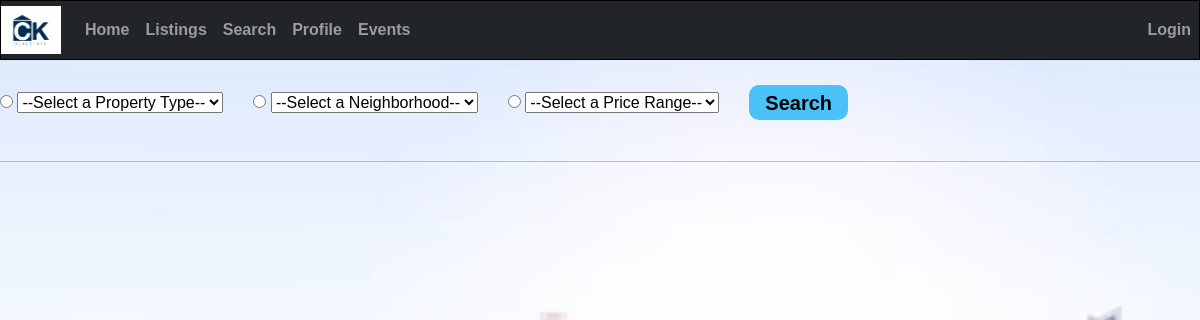
/search/, run on an earlier commit of the app's database.
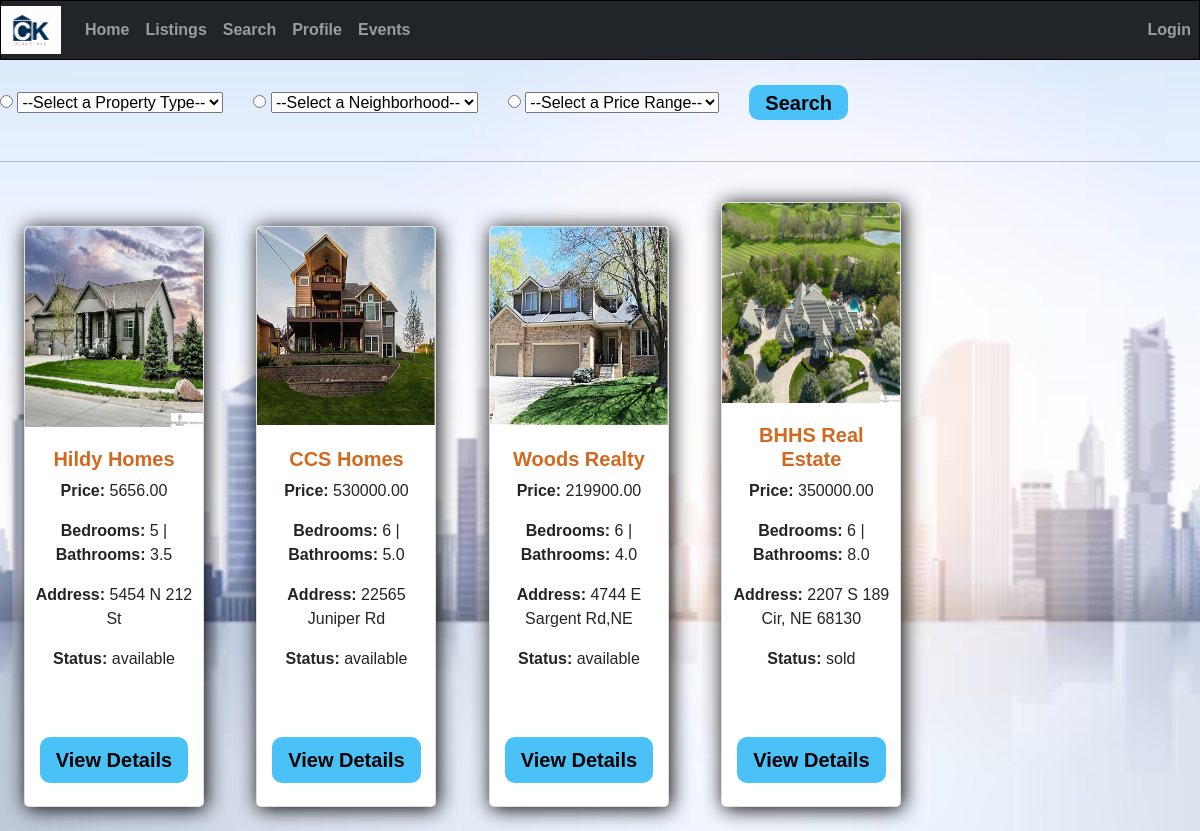
And on a later commit of the database.
### home/models.py (models this page shows, shortened)
class Property(models.Model):
    STATUS_CHOICES =(
        ('available', 'AVAILABLE'),
        ('pending', 'PENDING'),
        ('sold', 'SOLD'),
    )
    PROPERTY_CHOICES = (
        (True, 'Yes'),
        (False, 'No')
    )
    id = models.AutoField(primary_key=True)
    name = models.CharField(max_length=50)
    status = models.CharField(max_length=20, choices=STATUS_CHOICES, default='none')
    description = models.CharField(max_length=255)
    address = models.CharField(max_length=255)
    bedrooms = models.IntegerField()
    bathrooms = models.DecimalField(max_digits=3, decimal_places=1)
    square_feet = models.IntegerField()
    price = models.DecimalField(max_digits=10, decimal_places=2)
    featured_property = models.BooleanField(choices=PROPERTY_CHOICES, default='False')
    flag = models.BooleanField(default=True)
    property_image_main = models.ImageField(upload_to='media/property_images/%Y/%m/%d/', blank=True)
    property_image_1 = models.ImageField(upload_to='media/property_images/%Y/%m/%d/', blank=True)
    property_image_2 = models.ImageField(upload_to='media/property_images/%Y/%m/%d/', blank=True)
    property_image_3 = models.ImageField(upload_to='media/property_images/%Y/%m/%d/', blank=True)
    property_type = models.ForeignKey(PropertyType, on_delete=models.SET_NULL, null=True)
    property_neighborhood = models.ForeignKey(PropertyNeighborhood, on_delete=models.SET_NULL, null=True)
    property_type_price_range = models.ForeignKey(PropertyPricerange, on_delete=models.SET_NULL, null=True)

### home/views.py (the view)
# urls.py: path('search/', views.property_search, name='property_search'),
def property_search(request):
    property_types = PropertyType.objects.all()
    neighborhoods = PropertyNeighborhood.objects.all()
    price_ranges = PropertyPricerange.objects.all()
    properties = Property.objects.filter(flag=True)
    searched_property = request.GET.get('property_type')
    searched_neighbourhood = request.GET.get('property_neighborhood')
    searched_pricerange = request.GET.get('property_price_range')
    if request.GET.get('property_type'):
        properties = properties.filter(property_type=request.GET.get('property_type'))
        Search.objects.create(date=timezone.now(), property_type_id=request.GET.get('property_type'))
    elif request.GET.get('property_neighborhood'):
        properties = properties.filter(property_neighborhood=request.GET.get('property_neighborhood'))
        Search.objects.create(date=timezone.now(), property_neighborhood_id=request.GET.get('property_neighborhood'))
    elif request.GET.get('property_price_range'):
        properties = properties.filter(property_type_price_range=request.GET.get('property_price_range'))
        Search.objects.create(date=timezone.now(), property_type_price_range_id=request.GET.get('property_price_range'))
    context = {
        'property_types': property_types,
        'neighborhoods': neighborhoods,
        'price_ranges': price_ranges,
        'properties': properties,
        'searched_property': searched_property,
        'searched_neighbourhood': searched_neighbourhood,
        'searched_pricerange': searched_pricerange,
    }
    return render(request, 'search.html', context)

### templates/search.html (shortened to what this page needs)
{% extends 'base.html' %}
{% block content %}
<!DOCTYPE html>
<html lang="en">
<head>
</head>
<form method="get" action="{% url 'home:property_search' %}">
    <div class="search-container">
        <div class="search-input">
            <input type="radio" id="property_type_radio" name="search_type" value="property_type" onclick="disableDropdowns()">
            <select id="property_type_dropdown" name="property_type">
                <option value="">--Select a Property Type--</option>
            </select>
        </div>
        <div class="search-input">
            <input type="radio" id="property_neighborhood_radio" name="search_type" value="property_neighborhood" onclick="disableDropdowns()">
            <select id="property_neighborhood_dropdown" name="property_neighborhood">
                <option value="">--Select a Neighborhood--</option>
            </select>
        </div>
        <div class="search-input">
            <input type="radio" id="property_price_range_radio" name="search_type" value="property_price_range" onclick="disableDropdowns()">
            <select id="property_price_range_dropdown" name="property_price_range">
                <option value="">--Select a Price Range--</option>
            </select>
        </div>
        <button class="btn btn-lg btn-search" style="height: 35px; font-weight: bold; display: flex; align-items: center" type="submit">Search</button>
    </div>
</form>
<hr>
{% for property in properties %}
<div class="card">
        <div class="image">
            <img width="250" height="200" src="{{ property.property_image_main.url }}">
        </div>
    <div class="title">
            <h1 class="property-name"><b>{{ property.name }}</b></h1>
            <p class="property-price"><b>Price:</b> {{ property.price }}</p>
            <p class="property-info"><b>Bedrooms:</b> {{ property.bedrooms }} | <b>Bathrooms:</b> {{ property.bathrooms }}</p>
            <p class="property-address"> <b>Address: </b>{{ property.address }}</p>
            <p class="property-status"><b>Status: </b> {{ property.status }}</p>
            <div class="des">
                <button class="btn btn-lg btn-viewDetails" style=" font-weight: bold">View Details</button>
            </div>
        </div>
    </div>
{% endfor %}
{% endblock %}

What changed in the data, as far as the page shows it:
now on this page (row edited): Property: property_image_main (picture), name "Hildy Homes", price "5656.00", bedrooms "5", bathrooms "3.5", address "5454 N 212 St", status "available"
now on this page (row edited): Property: property_image_main (picture), name "CCS Homes", price "530000.00", bedrooms "6", bathrooms "5.0", address "22565 Juniper Rd", status "available"
now on this page (row edited): Property: property_image_main (picture), name "Woods Realty", price "219900.00", bedrooms "6", bathrooms "4.0", address "4744 E Sargent Rd,NE", status "available"
added Property: property_image_main (picture), name "BHHS Real Estate", price "350000.00", bedrooms "6", bathrooms "8.0", address "2207 S 189 Cir, NE 68130", status "sold"
